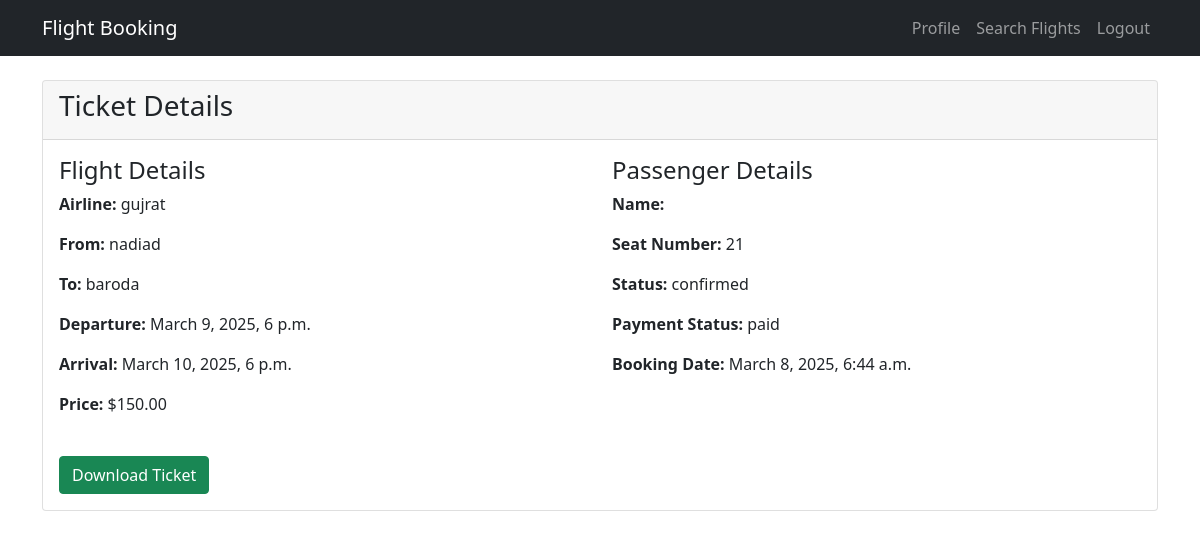
The app's page /ticket/2/ (signed in) with its own data.
### flight_booking/models.py (models this page shows, shortened)
class Booking(models.Model):
    STATUS_CHOICES = [
        ('confirmed', 'Confirmed'),
        ('cancelled', 'Cancelled'),
        ('pending', 'Pending'),
    ]
    PAYMENT_STATUS_CHOICES = [
        ('pending', 'Pending'),
        ('paid', 'Paid'),
        ('failed', 'Failed'),
    ]
    user = models.ForeignKey(AirlineUser, on_delete=models.CASCADE, related_name='bookings')
    flight = models.ForeignKey(Flight, on_delete=models.CASCADE, related_name='bookings')
    booking_date = models.DateTimeField(auto_now_add=True)
    seat_number = models.CharField(max_length=10)
    status = models.CharField(max_length=20, choices=STATUS_CHOICES, default='pending')
    payment_status = models.CharField(max_length=20, choices=PAYMENT_STATUS_CHOICES, default='pending')
    class Meta:
        unique_together = ('flight', 'seat_number')

class Flight(models.Model):
    airline = models.CharField(max_length=100)
    departure_city = models.CharField(max_length=100)
    arrival_city = models.CharField(max_length=100)
    departure_time = models.DateTimeField()
    arrival_time = models.DateTimeField()
    price = models.DecimalField(max_digits=10, decimal_places=2)
    total_seats = models.IntegerField(default=50)
    available_seats = models.IntegerField(default=0)

### flight_booking/views.py (the view)
# urls.py: path('ticket/<int:pk>/', TicketDetailView.as_view(), name='ticket_details'),
class TicketDetailView(LoginRequiredMixin, DetailView):
    model = Booking
    template_name = 'ticket_details.html'
    context_object_name = 'booking'
    def get_queryset(self):
        return Booking.objects.filter(user=self.request.user)

### templates/ticket_details.html (shortened to what this page needs)
{% extends 'base.html' %}
{% block content %}
<div class="card">
    <div class="card-header">
        <h3>Ticket Details</h3>
    </div>
    <div class="card-body">
        <div class="row mb-4">
            <div class="col-md-6">
                <h4>Flight Details</h4>
                <p><strong>Airline:</strong> {{ booking.flight.airline }}</p>
                <p><strong>From:</strong> {{ booking.flight.departure_city }}</p>
                <p><strong>To:</strong> {{ booking.flight.arrival_city }}</p>
                <p><strong>Departure:</strong> {{ booking.flight.departure_time }}</p>
                <p><strong>Arrival:</strong> {{ booking.flight.arrival_time }}</p>
                <p><strong>Price:</strong> ${{ booking.flight.price }}</p>
            </div>
            <div class="col-md-6">
                <h4>Passenger Details</h4>
                <p><strong>Name:</strong>{{booking.user.first_name}}{{" "}}{{booking.user.last_name}} </p>
                <p><strong>Seat Number:</strong> {{ booking.seat_number}}</p>
                <p><strong>Status:</strong> {{ booking.status }}</p>
                <p><strong>Payment Status:</strong> {{ booking.payment_status }}{{payment.payment_method}}</p>
                <p><strong>Booking Date:</strong> {{ booking.booking_date }}</p>
            </div>
        </div>
        <a href="#" onclick="window.print()" class="btn btn-success">Download Ticket</a>
    </div>
</div>
{% endblock %}

### templates/base.html (shortened to what this page needs)
<!DOCTYPE html>
<html lang="en">
	<head>
		<link
			href="https://cdn.jsdelivr.net/npm/bootstrap@5.1.3/dist/css/bootstrap.min.css"
			rel="stylesheet"
		/>
	</head>
	<body>
		<nav class="navbar navbar-expand-lg navbar-dark bg-dark">
		    <div class="container">
		        <a class="navbar-brand" href="{% url 'flight_booking:home' %}">Flight Booking</a>
		        <div class="navbar-nav">
		            {% if user.is_authenticated %}
		            <a class="nav-link" href="{% url 'flight_booking:profile' %}">Profile</a>
		            <a class="nav-link" href="{% url 'flight_booking:search' %}">Search Flights</a>
		            <a class="nav-link" href="{% url 'flight_booking:logout' %}">Logout</a>
		            {% else %}
		            <a class="nav-link" href="{% url 'flight_booking:login' %}">Login</a>
		            <a class="nav-link" href="{% url 'flight_booking:signup' %}">Sign Up</a>
		            {% endif %}
		        </div>
		    </div>
		</nav>
		<div class="container mt-4">
			 {% block content %} {% endblock %}
		</div>
	</body>
</html>

### records on screen
Booking: flight.airline "gujrat", flight.departure_city "nadiad", flight.arrival_city "baroda", flight.departure_time "March 9, 2025, 6 p.m.", flight.arrival_time "March 10, 2025, 6 p.m.", flight.price "150.00", seat_number "21", status "confirmed", payment_status "paid", booking_date "March 8, 2025, 6:44 a.m."
